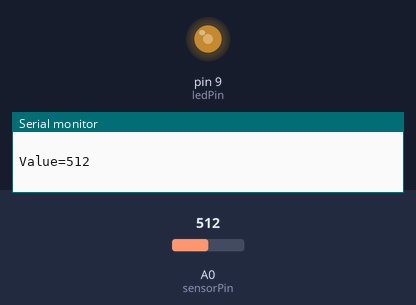
Bench run of a sketch on a simulated Arduino Uno, built with avr-gcc and run on an emulated ATmega328P. Shown: output pins drawn as LEDs (lit = HIGH), the last lines printed to the serial monitor. The test bench sets the inputs (shaded band); at power-on: A0 (sensorPin) = 512.

Above: at 1.2 s.
1.3 s: A0 (sensorPin) set to 716
At 2.7 s:
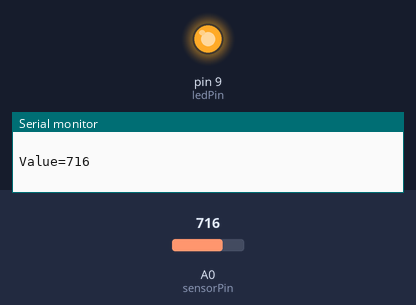
3.3 s: A0 (sensorPin) set to 511
At 4.2 s:
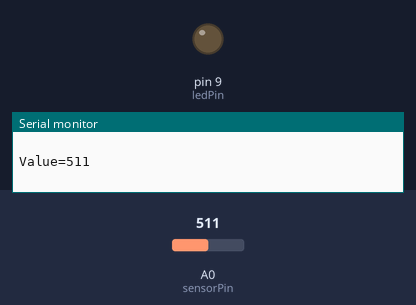
5.1 s: A0 (sensorPin) set to 528
6.6 s: A0 (sensorPin) set to 550
At 8.1 s:
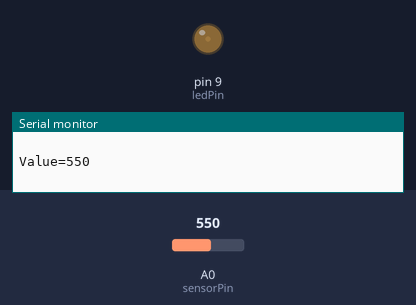
8.4 s: A0 (sensorPin) set to 306
At 9.5 s:
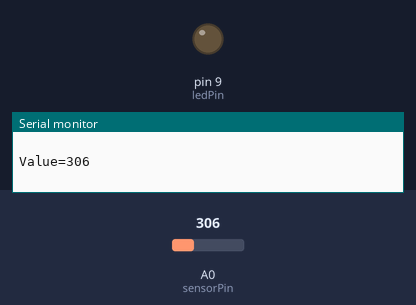
Timing chart, 0 to 11.2 s (numbered marks = the images above; inputs shaded):
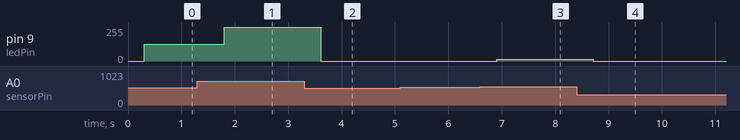

Measured:
- after the input at 1.3 s, pin 9 (ledPin): 127/255 → 255/255 after 0.50 s
- after the input at 3.3 s, pin 9 (ledPin): 255/255 → 0/255 after 0.31 s
- after the input at 6.6 s, pin 9 (ledPin): 0/255 → 15/255 after 0.31 s
- after the input at 8.4 s, pin 9 (ledPin): 15/255 → 0/255 after 0.31 s

The sketch:

Circuit_06.ino
```cpp
/*
SparkFun Inventor's Kit
Example sketch 06

PHOTO RESISTOR

  Use a photoresistor (light sensor) to control the brightness
  of a LED.

Hardware connections:

  Photo resistor:

    Connect one side of the photoresistor to 5 Volts (5V).
    Connect the other side of the photoresistor to ANALOG pin 0.
    Connect a 10K resistor between ANALOG pin 0 and GND.

    This creates a voltage divider, with the photoresistor one
    of the two resistors. The output of the voltage divider
    (connected to A0) will vary with the light level.

  LED:

    Connect the positive side (long leg) of the LED to
    digital pin 9. (To vary the brightness, this pin must
    support PWM, which is indicated by "~" or "PWM" on the
    Arduino itself.)

    Connect the negative side of the LED (short leg) to a
    330 Ohm resistor.

    Connect the other side of the resistor to GND.

This sketch was written by SparkFun Electronics,
with lots of help from the Arduino community.
This code is completely free for any use.
Visit http://learn.sparkfun.com/products/2 for SIK information.
Visit http://www.arduino.cc to learn about the Arduino.

Version 2.0 6/2012 MDG
*/


// As usual, we'll create constants to name the pins we're using.
// This will make it easier to follow the code below.

const int sensorPin = 0;
const int ledPin = 9;

// We'll also set up some global variables for the light level:

int lightLevel, high = 0, low = 1023;


void setup()
{
  // We'll set up the LED pin to be an output.
  // (We don't need to do anything special to use the analog input.)
  Serial.begin(115200);
  pinMode(ledPin, OUTPUT);
}


void loop()
{
  // Just as we've done in the past, we'll use the analogRead()
  // function to measure the voltage coming from the photoresistor
  // resistor pair. This number can range between 0 (0 Volts) and
  // 1023 (5 Volts), but this circuit will have a smaller range
  // between dark and light.

  lightLevel = analogRead(sensorPin);

  // We now want to use this number to control the brightness of
  // the LED. But we have a problem: the analogRead() function
  // returns values between 0 and 1023, and the analogWrite()
  // function wants values from 0 to 255.

  // We can solve this by using two handy functions called map()
  // and constrain(). Map will change one range of values into
  // another range. If we tell map() our "from" range is 0-1023,
  // and our "to" range is 0-255, map() will squeeze the larger
  // range into the smaller. (It can do this for any two ranges.)

  // lightLevel = map(lightLevel, 0, 1023, 0, 255);

  // Because map() could still return numbers outside the "to"
  // range, (if they're outside the "from" range), we'll also use
  // a function called constrain() that will "clip" numbers into
  // a given range. If the number is above the range, it will reset
  // it to be the highest number in the range. If the number is
  // below the range, it will reset it to the lowest number.
  // If the number is within the range, it will stay the same.

  // lightLevel = constrain(lightLevel, 0, 255);

  // Here's one last thing to think about. The circuit we made
  // won't have a range all the way from 0 to 5 Volts. It will
  // be a smaller range, such as 300 (dark) to 800 (light).
  // If we just pass this number directly to map(), the LED will
  // change brightness, but it will never be completely off or
  // completely on.

  // You can fix this two ways, each of which we'll show
  // in the functions below. Uncomment ONE of them to
  // try it out:

  //manualTune();  // manually change the range from light to dark

  autoTune();  // have the Arduino do the work for us!

  // The above functions will alter lightLevel to be cover the
  // range from full-on to full-off. Now we can adjust the
  // brightness of the LED:

  analogWrite(ledPin, lightLevel);

  // The above statement will brighten the LED along with the
  // light level. To do the opposite, replace "lightLevel" in the
  // above analogWrite() statement with "255-lightLevel".
  // Now you've created a night-light!
}


void manualTune()
{
  // As we mentioned above, the light-sensing circuit we built
  // won't have a range all the way from 0 to 1023. It will likely
  // be more like 300 (dark) to 800 (light). If you run this sketch
  // as-is, the LED won't fully turn off, even in the dark.

  // You can accommodate the reduced range by manually
  // tweaking the "from" range numbers in the map() function.
  // Here we're using the full range of 0 to 1023.
  // Try manually changing this to a smaller range (300 to 800
  // is a good guess), and try it out again. If the LED doesn't
  // go completely out, make the low number larger. If the LED
  // is always too bright, make the high number smaller.

  // Remember you're JUST changing the 0, 1023 in the line below!

  lightLevel = map(lightLevel, 0, 1023, 0, 255);
  lightLevel = constrain(lightLevel, 0, 255);

  // Now we'll return to the main loop(), and send lightLevel
  // to the LED.
}


void autoTune()
{
  // As we mentioned above, the light-sensing circuit we built
  // won't have a range all the way from 0 to 1023. It will likely
  // be more like 300 (dark) to 800 (light).

  // In the manualTune() function above, you need to repeatedly
  // change the values and try the program again until it works.
  // But why should you have to do that work? You've got a
  // computer in your hands that can figure things out for itself!

  // In this function, the Arduino will keep track of the highest
  // and lowest values that we're reading from analogRead().

  // If you look at the top of the sketch, you'll see that we've
  // initialized "low" to be 1023. We'll save anything we read
  // that's lower than that:

  if (lightLevel < low)
  {
    low = lightLevel;
  }

  // We also initialized "high" to be 0. We'll save anything
  // we read that's higher than that:

  if (lightLevel > high)
  {
    high = lightLevel;
  }
  Serial.print("Value=");
      Serial.print(lightLevel);
  Serial.print("\n \n");
  // Once we have the highest and lowest values, we can stick them
  // directly into the map() function. No manual tweaking needed!

  // One trick we'll do is to add a small offset to low and high,
  // to ensure that the LED is fully-off and fully-on at the limits
  // (otherwise it might flicker a little bit).

  lightLevel = map(lightLevel, low+30, high-30, 0, 255);
  lightLevel = constrain(lightLevel, 0, 255);


  delay(300);
  // Now we'll return to the main loop(), and send lightLevel
  // to the LED.
}
```
